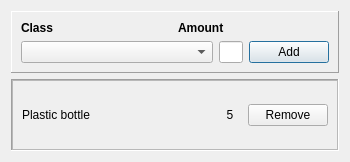
<?xml version="1.0" encoding="UTF-8"?>
<ui version="4.0">
 <class>Dialog</class>
 <widget class="QDialog" name="Dialog">
  <property name="geometry">
   <rect>
    <x>0</x>
    <y>0</y>
    <width>350</width>
    <height>124</height>
   </rect>
  </property>
  <property name="minimumSize">
   <size>
    <width>350</width>
    <height>0</height>
   </size>
  </property>
  <property name="maximumSize">
   <size>
    <width>350</width>
    <height>16777215</height>
   </size>
  </property>
  <property name="windowTitle">
   <string>Dialog</string>
  </property>
  <layout class="QVBoxLayout" name="verticalLayout" stretch="0,0">
   <item>
    <widget class="QFrame" name="frame">
     <property name="sizePolicy">
      <sizepolicy hsizetype="Preferred" vsizetype="Fixed">
       <horstretch>0</horstretch>
       <verstretch>0</verstretch>
      </sizepolicy>
     </property>
     <property name="frameShape">
      <enum>QFrame::Panel</enum>
     </property>
     <property name="frameShadow">
      <enum>QFrame::Raised</enum>
     </property>
     <layout class="QVBoxLayout" name="verticalLayout_2">
      <item>
       <layout class="QHBoxLayout" name="horizontalLayout" stretch="5,5">
        <property name="sizeConstraint">
         <enum>QLayout::SetDefaultConstraint</enum>
        </property>
        <item>
         <widget class="QLabel" name="label">
          <property name="sizePolicy">
           <sizepolicy hsizetype="Preferred" vsizetype="Preferred">
            <horstretch>0</horstretch>
            <verstretch>0</verstretch>
           </sizepolicy>
          </property>
          <property name="minimumSize">
           <size>
            <width>0</width>
            <height>0</height>
           </size>
          </property>
          <property name="font">
           <font>
            <pointsize>9</pointsize>
            <weight>75</weight>
            <bold>true</bold>
           </font>
          </property>
          <property name="text">
           <string>Class</string>
          </property>
         </widget>
        </item>
        <item>
         <widget class="QLabel" name="label_2">
          <property name="font">
           <font>
            <pointsize>9</pointsize>
            <weight>75</weight>
            <bold>true</bold>
           </font>
          </property>
          <property name="text">
           <string>Amount</string>
          </property>
         </widget>
        </item>
       </layout>
      </item>
      <item>
       <layout class="QHBoxLayout" name="horizontalLayout_2" stretch="8,1,1">
        <item>
         <widget class="QComboBox" name="classComboBox">
          <property name="sizePolicy">
           <sizepolicy hsizetype="Preferred" vsizetype="Preferred">
            <horstretch>0</horstretch>
            <verstretch>0</verstretch>
           </sizepolicy>
          </property>
         </widget>
        </item>
        <item>
         <widget class="QLineEdit" name="amountLineEdit">
          <property name="sizePolicy">
           <sizepolicy hsizetype="Preferred" vsizetype="Preferred">
            <horstretch>0</horstretch>
            <verstretch>0</verstretch>
           </sizepolicy>
          </property>
         </widget>
        </item>
        <item>
         <widget class="QPushButton" name="addButton">
          <property name="sizePolicy">
           <sizepolicy hsizetype="Preferred" vsizetype="Preferred">
            <horstretch>0</horstretch>
            <verstretch>0</verstretch>
           </sizepolicy>
          </property>
          <property name="text">
           <string>Add</string>
          </property>
         </widget>
        </item>
       </layout>
      </item>
     </layout>
    </widget>
   </item>
   <item>
    <widget class="QFrame" name="frame_2">
     <property name="frameShape">
      <enum>QFrame::Panel</enum>
     </property>
     <property name="frameShadow">
      <enum>QFrame::Sunken</enum>
     </property>
     <layout class="QGridLayout" name="gridLayout">
      <property name="leftMargin">
       <number>0</number>
      </property>
      <property name="topMargin">
       <number>0</number>
      </property>
      <property name="rightMargin">
       <number>0</number>
      </property>
      <property name="bottomMargin">
       <number>0</number>
      </property>
      <item row="0" column="0">
       <widget class="QScrollArea" name="scrollArea">
        <property name="verticalScrollBarPolicy">
         <enum>Qt::ScrollBarAsNeeded</enum>
        </property>
        <property name="horizontalScrollBarPolicy">
         <enum>Qt::ScrollBarAlwaysOff</enum>
        </property>
        <property name="widgetResizable">
         <bool>true</bool>
        </property>
        <widget class="QWidget" name="scrollAreaWidgetContents_2">
         <property name="geometry">
          <rect>
           <x>0</x>
           <y>0</y>
           <width>334</width>
           <height>52</height>
          </rect>
         </property>
         <layout class="QVBoxLayout" name="verticalLayout_4">
          <item>
           <layout class="QHBoxLayout" name="horizontalLayout_3" stretch="8,1,1">
            <item>
             <widget class="QLabel" name="label_3">
              <property name="sizePolicy">
               <sizepolicy hsizetype="Preferred" vsizetype="Preferred">
                <horstretch>0</horstretch>
                <verstretch>0</verstretch>
               </sizepolicy>
              </property>
              <property name="minimumSize">
               <size>
                <width>0</width>
                <height>0</height>
               </size>
              </property>
              <property name="text">
               <string>Plastic bottle</string>
              </property>
             </widget>
            </item>
            <item>
             <widget class="QLabel" name="label_4">
              <property name="text">
               <string>5</string>
              </property>
              <property name="alignment">
               <set>Qt::AlignCenter</set>
              </property>
             </widget>
            </item>
            <item>
             <widget class="QPushButton" name="pushButton_2">
              <property name="text">
               <string>Remove</string>
              </property>
             </widget>
            </item>
           </layout>
          </item>
         </layout>
        </widget>
       </widget>
      </item>
     </layout>
    </widget>
   </item>
  </layout>
 </widget>
 <resources/>
 <connections/>
</ui>
